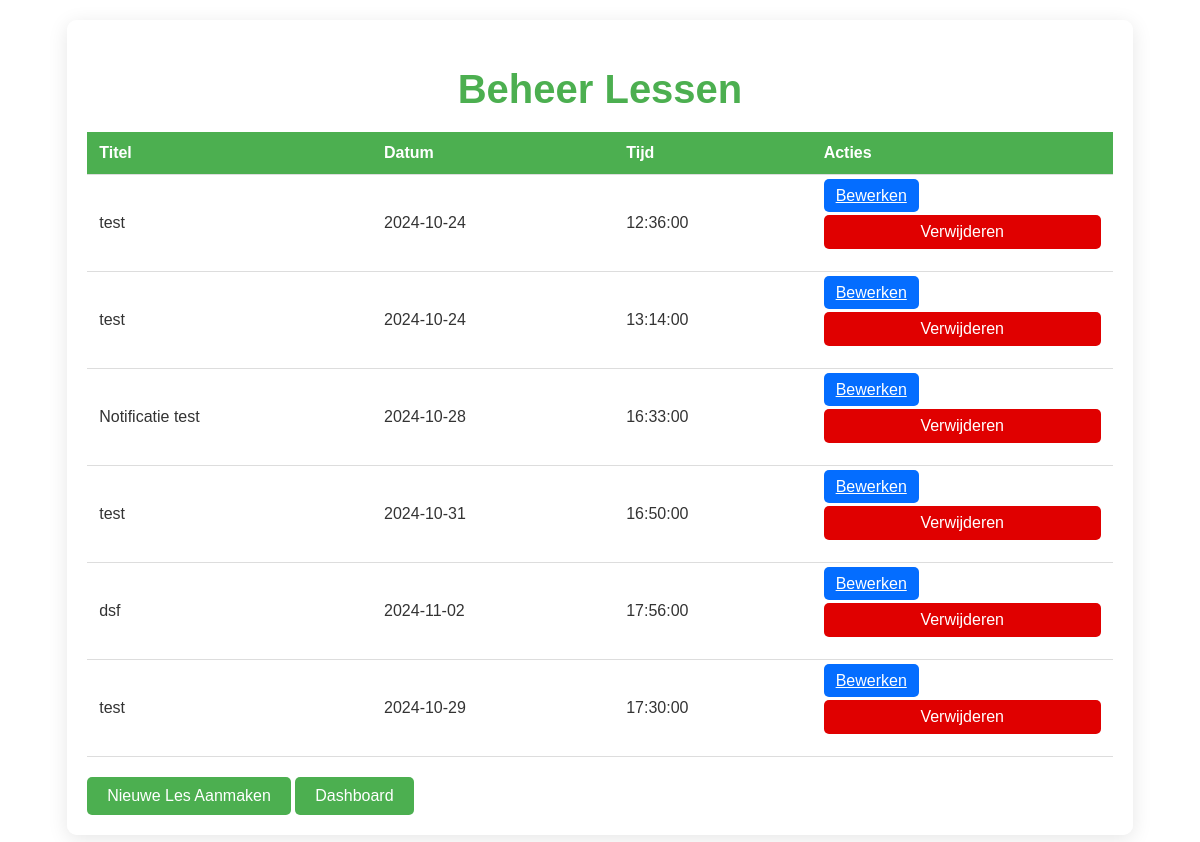
The page /manage_lessons.php (signed in) on the database its author committed.
### tables this page shows
CREATE TABLE `lessen` (
  `id` int(11) NOT NULL,
  `datum` date NOT NULL,
  `tijd` time NOT NULL,
  `instructeur` varchar(50) NOT NULL,
  `instructeur_id` int(11) NOT NULL,
  `titel` varchar(255) NOT NULL,
  `omschrijving` text NOT NULL
);

### manage_lessons.php (the view, shortened to what this page needs)
<?php
include 'db.php';
$sql = "SELECT * FROM lessen WHERE instructeur_id = (SELECT id FROM gebruikers WHERE username = ?)";
$stmt = $db->prepare($sql);
$stmt->execute([$_SESSION['username']]);
$lessen = $stmt->fetchAll(PDO::FETCH_ASSOC);
?>
<!DOCTYPE html>
<html lang="nl">
<head>
    <link rel="stylesheet" href="styles.css">
</head>
<body>
    <div class="container manage-lessons">
        <h1>Beheer Lessen</h1>
        <table>
            <thead>
                <tr>
                    <th>Titel</th>
                    <th>Datum</th>
                    <th>Tijd</th>
                    <th>Acties</th>
                </tr>
            </thead>
            <tbody>
                <?php if ($lessen): ?>
                    <?php foreach ($lessen as $les): ?>
                        <tr>
                            <td><?= htmlspecialchars($les['titel']) ?></td>
                            <td><?= htmlspecialchars($les['datum']) ?></td>
                            <td><?= htmlspecialchars($les['tijd']) ?></td>
                            <td>
                                <a href="edit_lesson.php?id=<?= $les['id'] ?>" class="edit-button">Bewerken</a>
                                <form method="POST" action="manage_lessons.php" style="display:inline;">
                                 <button type="submit" class="delete-button">Verwijderen</button>
                            </form>
                            </td>
                        </tr>
                    <?php endforeach; ?>
                <?php else: ?>
                    <tr>
                        <td colspan="4">Geen lessen gevonden.</td>
                    </tr>
                <?php endif; ?>
            </tbody>
        </table>
        <a href="make_lesson.php" class="manage-lessons-button">Nieuwe Les Aanmaken</a>
        <a href="dashboard.php" class="manage-lessons-button">Dashboard</a>
    </div>
</body>
</html>

### styles.css (style rules this page uses)
body { background: url('img/paardbg.jpg') no-repeat center center fixed; background-size: cover; color: #333; font-family: Arial, sans-serif; }
h1, h2, h3, p { color: #333; }
h1 { font-size: 2.5em; margin-bottom: 20px; }
button { background-color: #4CAF50; color: white; padding: 15px; margin: 10px; border: none; border-radius: 5px; cursor: pointer; font-size: 16px; }
button { width: 150px; padding: 10px; margin: 10px auto; display: block; background-color: #4CAF50; color: white; border: none; border-radius: 5px; cursor: pointer; font-size: 16px; }
.container { width: 400px; margin: 50px auto; padding: 20px; background-color: rgba(255, 255, 255, 0.9); border-radius: 10px; box-shadow: 0 4px 20px rgba(0, 0, 0, 0.3); }
.manage-lessons-button { background-color: #4CAF50; color: white; padding: 10px 20px; text-align: center; text-decoration: none; display: inline-block; font-size: 16px; margin-top: 20px; border-radius: 5px; transition: background-color 0.3s ease; }
.manage-lessons { max-width: 600px; margin: auto; padding: 20px; background-color: #ffffff; border-radius: 10px; box-shadow: 0 4px 20px rgba(0, 0, 0, 0.1); }
.manage-lessons h1 { color: #333; text-align: center; font-family: 'Arial', sans-serif; margin-bottom: 20px; }
.manage-lessons { padding: 20px; box-sizing: border-box; }
.manage-lessons button { background-color: #4CAF50; color: white; padding: 12px 20px; text-align: center; border: none; border-radius: 5px; cursor: pointer; font-size: 16px; transition: background-color 0.3s ease; width: 100%; margin-top: 10px; }
.manage-lessons { width: 90%; max-width: 1200px; margin: 20px auto; padding: 20px; background-color: rgba(255, 255, 255, 0.9); border-radius: 10px; box-shadow: 0 4px 20px rgba(0, 0, 0, 0.1); }
.manage-lessons h1 { color: #4CAF50; text-align: center; }
.manage-lessons table { width: 100%; border-collapse: collapse; margin-top: 20px; }
.manage-lessons th, .manage-lessons td { padding: 12px; text-align: left; border-bottom: 1px solid #ddd; }
.manage-lessons th { background-color: #4CAF50; color: white; }
.manage-lessons .edit-button { background-color: #046dff; color: white; padding: 8px 12px; border: none; border-radius: 5px; cursor: pointer; }
.manage-lessons .delete-button { background-color: #e00000; color: white; padding: 8px 12px; border: none; border-radius: 5px; cursor: pointer; }

### rows shown on the page
lessen: titel "test", datum "2024-10-24", tijd "12:36:00"
lessen: titel "test", datum "2024-10-24", tijd "13:14:00"
lessen: titel "Notificatie test", datum "2024-10-28", tijd "16:33:00"
lessen: titel "test", datum "2024-10-31", tijd "16:50:00"
lessen: titel "dsf", datum "2024-11-02", tijd "17:56:00"
lessen: titel "test", datum "2024-10-29", tijd "17:30:00"
